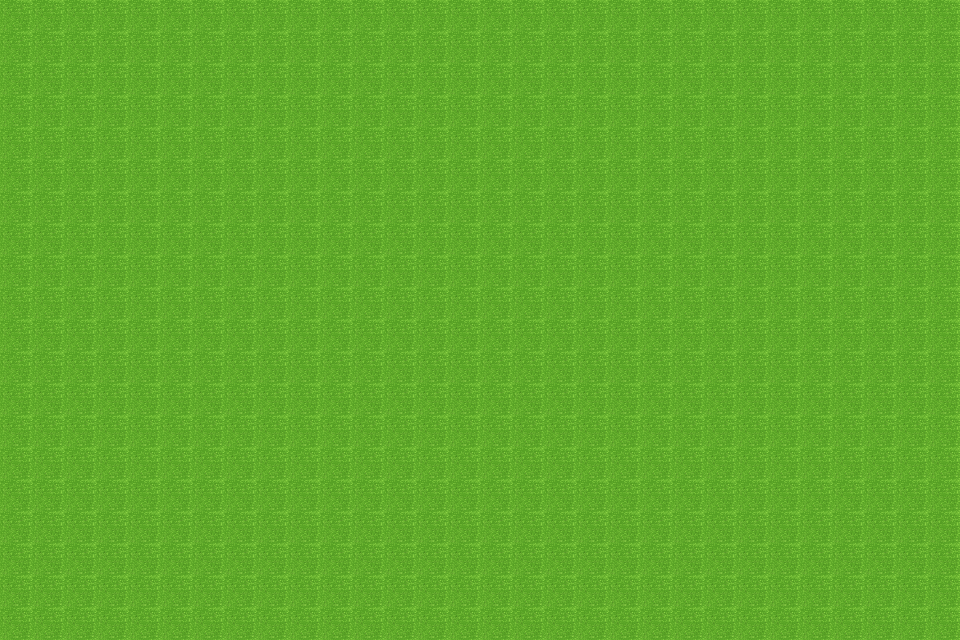

The image is a tile-based game level rendered from a .tmx file. Its description and complete source (layers, tilesets, objects, tile grids) follow:
An orthogonal 30x20 tile map with 32x32 px tiles, 3 tile layers (start, collisions, floor1), 2 tilesets.

<map version="1.10" tiledversion="1.10.1" orientation="orthogonal" renderorder="right-down" width="30" height="20" tilewidth="32" tileheight="32" infinite="0" nextlayerid="5" nextobjectid="1">
 <tileset firstgid="1" name="WA_Special_Zones" tilewidth="32" tileheight="32" tilecount="12" columns="6">
  <image source="tilesets/WA_Special_Zones.png" width="192" height="64" />
 </tileset>
 <tileset firstgid="13" name="WA_Exterior" tilewidth="32" tileheight="32" tilecount="850" columns="25">
  <image source="tilesets/WA_Exterior.png" width="800" height="1088" />
 </tileset>
 <layer id="2" name="start" width="30" height="20">
  <data encoding="csv">
0,0,0,0,0,0,0,0,0,0,0,0,0,0,0,0,0,0,0,0,0,0,0,0,0,0,0,0,0,0,
0,0,0,0,0,0,0,0,0,0,0,0,0,0,0,0,0,0,0,0,0,0,0,0,0,0,0,0,0,0,
0,0,0,0,0,0,0,0,0,0,0,0,0,0,0,0,0,0,0,0,0,0,0,0,0,0,0,0,0,0,
0,0,0,0,0,0,0,0,2,0,0,0,0,0,0,0,0,0,0,0,0,0,0,0,0,0,0,0,0,0,
0,0,0,0,0,0,0,0,0,0,0,0,0,0,0,0,0,0,0,0,0,0,0,0,0,0,0,0,0,0,
0,0,0,0,0,0,0,0,0,0,0,0,0,0,0,0,0,0,0,0,0,0,0,0,0,0,0,0,0,0,
0,0,0,0,0,0,0,0,0,0,0,0,0,0,0,0,0,0,0,0,0,0,0,0,0,0,0,0,0,0,
0,0,0,0,0,0,0,0,0,0,0,0,0,0,0,0,0,0,0,0,0,0,0,0,0,0,0,0,0,0,
0,0,0,0,0,0,0,0,0,0,0,0,0,0,0,0,0,0,0,0,0,0,0,0,0,0,0,0,0,0,
0,0,0,0,0,0,0,0,0,0,0,0,0,0,0,0,0,0,0,0,0,0,0,0,0,0,0,0,0,0,
0,0,0,0,0,0,0,0,0,0,0,0,0,0,0,0,0,0,0,0,0,0,0,0,0,0,0,0,0,0,
0,0,0,0,0,0,0,0,0,0,0,0,0,0,0,0,0,0,0,0,0,0,0,0,0,0,0,0,0,0,
0,0,0,0,0,0,0,0,0,0,0,0,0,0,0,0,0,0,0,0,0,0,0,0,0,0,0,0,0,0,
0,0,0,0,0,0,0,0,0,0,0,0,0,0,0,0,0,0,0,0,0,0,0,0,0,0,0,0,0,0,
0,0,0,0,0,0,0,0,0,0,0,0,0,0,0,0,0,0,0,0,0,0,0,0,0,0,0,0,0,0,
0,0,0,0,0,0,0,0,0,0,0,0,0,0,0,0,0,0,0,0,0,0,0,0,0,0,0,0,0,0,
0,0,0,0,0,0,0,0,0,0,0,0,0,0,0,0,0,0,0,0,0,0,0,0,0,0,0,0,0,0,
0,0,0,0,0,0,0,0,0,0,0,0,0,0,0,0,0,0,0,0,0,0,0,0,0,0,0,0,0,0,
0,0,0,0,0,0,0,0,0,0,0,0,0,0,0,0,0,0,0,0,0,0,0,0,0,0,0,0,0,0,
0,0,0,0,0,0,0,0,0,0,0,0,0,0,0,0,0,0,0,0,0,0,0,0,0,0,0,0,0,0
</data>
 </layer>
 <layer id="3" name="collisions" width="30" height="20">
  <data encoding="csv">
0,0,0,0,0,0,0,0,0,0,0,0,0,0,0,0,0,0,0,0,0,0,0,0,0,0,0,0,0,0,
0,0,0,0,0,0,3,3,3,3,3,0,0,0,0,0,0,0,0,0,0,0,0,0,0,0,0,0,0,0,
0,0,0,0,0,0,3,0,0,0,3,0,0,0,0,0,0,0,0,0,0,0,0,0,0,0,0,0,0,0,
0,0,0,0,0,0,3,0,0,0,3,0,0,0,0,0,0,0,0,0,0,0,0,0,0,0,0,0,0,0,
0,0,0,0,0,0,3,0,0,0,3,0,0,0,0,0,0,0,0,0,0,0,0,0,0,0,0,0,0,0,
0,0,0,0,0,0,3,3,3,3,3,0,0,0,0,0,0,0,0,0,0,0,0,0,0,0,0,0,0,0,
0,0,0,0,0,0,0,0,0,0,0,0,0,0,0,0,0,0,0,0,0,0,0,0,0,0,0,0,0,0,
0,0,0,0,0,0,0,0,0,0,0,0,0,0,0,0,0,0,0,0,0,0,0,0,0,0,0,0,0,0,
0,0,0,0,0,0,0,0,0,0,0,0,0,0,0,0,0,0,0,0,0,0,0,0,0,0,0,0,0,0,
0,0,0,0,0,0,0,0,0,0,0,0,0,0,0,0,0,0,0,0,0,0,0,0,0,0,0,0,0,0,
0,0,0,0,0,0,0,0,0,0,0,0,0,0,0,0,0,0,0,0,0,0,0,0,0,0,0,0,0,0,
0,0,0,0,0,0,0,0,0,0,0,0,0,0,0,0,0,0,0,0,0,0,0,0,0,0,0,0,0,0,
0,0,0,0,0,0,0,0,0,0,0,0,0,0,0,0,0,0,0,0,0,0,0,0,0,0,0,0,0,0,
0,0,0,0,0,0,0,0,0,0,0,0,0,0,0,0,0,0,0,0,0,0,0,0,0,0,0,0,0,0,
0,0,0,0,0,0,0,0,0,0,0,0,0,0,0,0,0,0,0,0,0,0,0,0,0,0,0,0,0,0,
0,0,0,0,0,0,0,0,0,0,0,0,0,0,0,0,0,0,0,0,0,0,0,0,0,0,0,0,0,0,
0,0,0,0,0,0,0,0,0,0,0,0,0,0,0,0,0,0,0,0,0,0,0,0,0,0,0,0,0,0,
0,0,0,0,0,0,0,0,0,0,0,0,0,0,0,0,0,0,0,0,0,0,0,0,0,0,0,0,0,0,
0,0,0,0,0,0,0,0,0,0,0,0,0,0,0,0,0,0,0,0,0,0,0,0,0,0,0,0,0,0,
0,0,0,0,0,0,0,0,0,0,0,0,0,0,0,0,0,0,0,0,0,0,0,0,0,0,0,0,0,0
</data>
 </layer>
 <layer id="1" name="floor1" width="30" height="20">
  <data encoding="csv">
638,638,638,638,638,638,638,638,638,638,638,638,638,638,638,638,638,638,638,638,638,638,638,638,638,638,638,638,638,638,
638,638,638,638,638,638,638,638,638,638,638,638,638,638,638,638,638,638,638,638,638,638,638,638,638,638,638,638,638,638,
638,638,638,638,638,638,638,638,638,638,638,638,638,638,638,638,638,638,638,638,638,638,638,638,638,638,638,638,638,638,
638,638,638,638,638,638,638,638,638,638,638,638,638,638,638,638,638,638,638,638,638,638,638,638,638,638,638,638,638,638,
638,638,638,638,638,638,638,638,638,638,638,638,638,638,638,638,638,638,638,638,638,638,638,638,638,638,638,638,638,638,
638,638,638,638,638,638,638,638,638,638,638,638,638,638,638,638,638,638,638,638,638,638,638,638,638,638,638,638,638,638,
638,638,638,638,638,638,638,638,638,638,638,638,638,638,638,638,638,638,638,638,638,638,638,638,638,638,638,638,638,638,
638,638,638,638,638,638,638,638,638,638,638,638,638,638,638,638,638,638,638,638,638,638,638,638,638,638,638,638,638,638,
638,638,638,638,638,638,638,638,638,638,638,638,638,638,638,638,638,638,638,638,638,638,638,638,638,638,638,638,638,638,
638,638,638,638,638,638,638,638,638,638,638,638,638,638,638,638,638,638,638,638,638,638,638,638,638,638,638,638,638,638,
638,638,638,638,638,638,638,638,638,638,638,638,638,638,638,638,638,638,638,638,638,638,638,638,638,638,638,638,638,638,
638,638,638,638,638,638,638,638,638,638,638,638,638,638,638,638,638,638,638,638,638,638,638,638,638,638,638,638,638,638,
638,638,638,638,638,638,638,638,638,638,638,638,638,638,638,638,638,638,638,638,638,638,638,638,638,638,638,638,638,638,
638,638,638,638,638,638,638,638,638,638,638,638,638,638,638,638,638,638,638,638,638,638,638,638,638,638,638,638,638,638,
638,638,638,638,638,638,638,638,638,638,638,638,638,638,638,638,638,638,638,638,638,638,638,638,638,638,638,638,638,638,
638,638,638,638,638,638,638,638,638,638,638,638,638,638,638,638,638,638,638,638,638,638,638,638,638,638,638,638,638,638,
638,638,638,638,638,638,638,638,638,638,638,638,638,638,638,638,638,638,638,638,638,638,638,638,638,638,638,638,638,638,
638,638,638,638,638,638,638,638,638,638,638,638,638,638,638,638,638,638,638,638,638,638,638,638,638,638,638,638,638,638,
638,638,638,638,638,638,638,638,638,638,638,638,638,638,638,638,638,638,638,638,638,638,638,638,638,638,638,638,638,638,
638,638,638,638,638,638,638,638,638,638,638,638,638,638,638,638,638,638,638,638,638,638,638,638,638,638,638,638,638,638
</data>
 </layer>
 <objectgroup id="4" name="floorlayout" />
</map>
